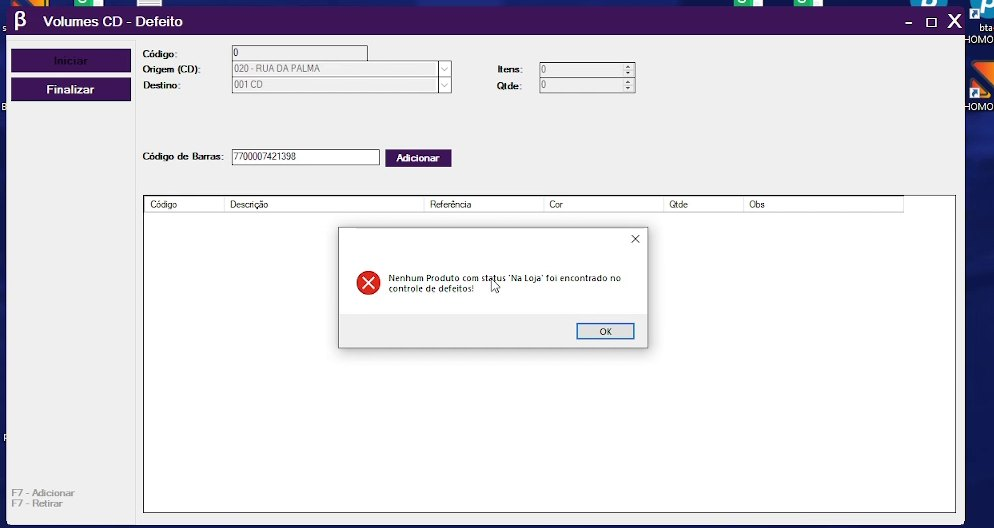
#> input picture curso/apostila/defeito/03.jpg, 994 x 528 px, given as the content of the folder /defeito/03.jpg/fr/../../../../curso/apostila/defeito/04.jpg, which was not available
$ python sheets.py ../../../../curso/apostila/defeito/03.jpg ../../../../curso/apostila/defeito/04.jpg 1.0
#> lines starting #> are read from the running program, lines starting #| are printed output that depends on the picture; pictures that were not available may be replaced by others from this repository, and a replacement may not be noted
# Detecta trocas de tela (1 quadro/s) e monta painéis de miniaturas com o minuto do vídeo.
import sys, os, glob, numpy as np
from PIL import Image, ImageDraw, ImageFont
S=sys.argv[1]; m=sys.argv[2]; thr=float(sys.argv[3]) if len(sys.argv)>3 else 6.0
fs=sorted(glob.glob(f'{S}/fr/{m}/*.jpg'))
arr=[np.asarray(Image.open(f).convert('L').resize((160,90) if Image.open(f).width>Image.open(f).height else (90,160)),dtype=np.float32) for f in fs]
#> arr = 1 item
keep=[0]; last=arr[0]
#> after `last = arr[0]`:
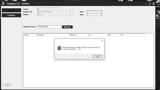
#> last: shape (90, 160) float32; min 14, max 255, mean 220.5
for i in range(1,len(arr)):
    if np.abs(arr[i]-last).mean()>thr: keep.append(i); last=arr[i]
#> this loop made 0 passes
#> after the loop, keep = [0]
os.makedirs(f'{S}/sheets',exist_ok=True)
font=ImageFont.load_default(size=16)
tw,th=Image.open(fs[0]).size
#> tw = 994; th = 528
cols=5 if tw>th else 8
#> cols = 5
per=cols*5
#> per = 25
for p in range(0,len(keep),per):
    ks=keep[p:p+per]; rows=(len(ks)+cols-1)//cols
#> after `ks = keep[p:p + per]`: ks = [0]
#> after `rows = (len(ks) + cols - 1) // cols`: rows = 1
    sh=Image.new('RGB',(cols*tw,rows*(th+20)),'white'); d=ImageDraw.Draw(sh)
#> after `sh = Image.new('RGB', (cols * tw, rows * (th + 20)), 'white')`: sh: PIL image 4970x548 RGB; every value is 255
    for j,k in enumerate(ks):
        x,y=(j%cols)*tw,(j//cols)*(th+20)
#> x = 0; y = 0
        sh.paste(Image.open(fs[k]),(x,y+20)); d.text((x+4,y+1),f'{k//60:02d}:{k%60:02d} (t={k})',fill='black',font=font)
#> after `sh.paste(Image.open(fs[k]), (x, y + 20))`:
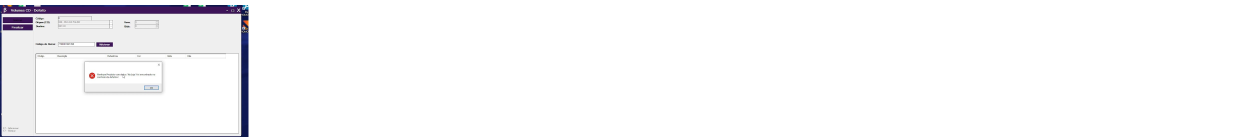
#> sh: PIL image 4970x548 RGB (shown at 1/4 size); mean R, G, B 248.5, 248.1, 249.4
    sh.save(f'{S}/sheets/{m}-{p//per+1}.jpg',quality=80)
print(m,len(keep),'trocas ->',(len(keep)+per-1)//per,'paineis')
#| ../../../../curso/apostila/defeito/04.jpg 1 trocas -> 1 paineis
